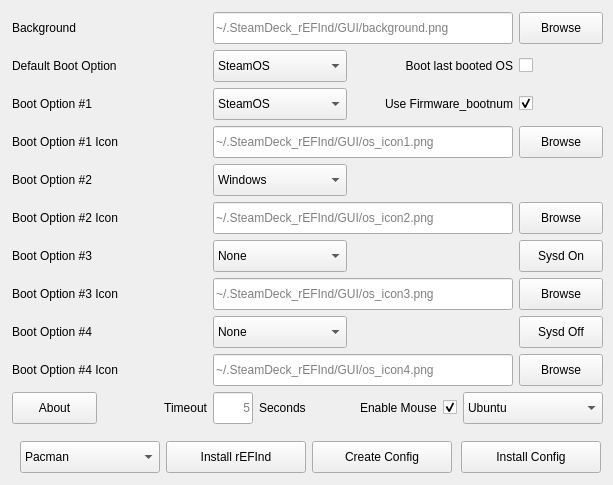
<?xml version="1.0" encoding="UTF-8"?>
<ui version="4.0">
 <class>MainWindow</class>
 <widget class="QMainWindow" name="MainWindow">
  <property name="geometry">
   <rect>
    <x>0</x>
    <y>0</y>
    <width>613</width>
    <height>485</height>
   </rect>
  </property>
  <property name="minimumSize">
   <size>
    <width>613</width>
    <height>485</height>
   </size>
  </property>
  <property name="maximumSize">
   <size>
    <width>613</width>
    <height>485</height>
   </size>
  </property>
  <property name="windowTitle">
   <string>Steam Deck rEFInd Setup</string>
  </property>
  <property name="windowIcon">
   <iconset>
    <normaloff>UEFI_icon.png</normaloff>UEFI_icon.png</iconset>
  </property>
  <widget class="QWidget" name="centralwidget">
   <widget class="QWidget" name="layoutWidget1">
    <property name="geometry">
     <rect>
      <x>20</x>
      <y>440</y>
      <width>581</width>
      <height>34</height>
     </rect>
    </property>
    <layout class="QGridLayout" name="gridLayout_2">
     <item row="0" column="3" alignment="Qt::AlignRight">
      <widget class="QPushButton" name="Install_Config">
       <property name="minimumSize">
        <size>
         <width>140</width>
         <height>32</height>
        </size>
       </property>
       <property name="maximumSize">
        <size>
         <width>140</width>
         <height>32</height>
        </size>
       </property>
       <property name="toolTip">
        <string>Install config, icons and background</string>
       </property>
       <property name="text">
        <string>Install Config</string>
       </property>
      </widget>
     </item>
     <item row="0" column="2">
      <widget class="QPushButton" name="Create_Config">
       <property name="minimumSize">
        <size>
         <width>140</width>
         <height>32</height>
        </size>
       </property>
       <property name="maximumSize">
        <size>
         <width>140</width>
         <height>32</height>
        </size>
       </property>
       <property name="toolTip">
        <string>Create config and copy PNG files (ready for install step)</string>
       </property>
       <property name="text">
        <string>Create Config</string>
       </property>
      </widget>
     </item>
     <item row="0" column="1">
      <widget class="QPushButton" name="Install_rEFInd">
       <property name="minimumSize">
        <size>
         <width>140</width>
         <height>32</height>
        </size>
       </property>
       <property name="maximumSize">
        <size>
         <width>140</width>
         <height>32</height>
        </size>
       </property>
       <property name="toolTip">
        <string>Install rEFInd using selected method</string>
       </property>
       <property name="text">
        <string>Install rEFInd</string>
       </property>
      </widget>
     </item>
     <item row="0" column="0">
      <widget class="QComboBox" name="Install_Source_comboBox">
       <property name="minimumSize">
        <size>
         <width>140</width>
         <height>32</height>
        </size>
       </property>
       <property name="maximumSize">
        <size>
         <width>140</width>
         <height>32</height>
        </size>
       </property>
       <property name="toolTip">
        <string>Installation source and method</string>
       </property>
       <item>
        <property name="text">
         <string>Pacman</string>
        </property>
       </item>
       <item>
        <property name="text">
         <string>Sourceforge</string>
        </property>
       </item>
      </widget>
     </item>
    </layout>
   </widget>
   <widget class="QWidget" name="layoutWidget">
    <property name="geometry">
     <rect>
      <x>12</x>
      <y>12</y>
      <width>591</width>
      <height>416</height>
     </rect>
    </property>
    <layout class="QGridLayout" name="gridLayout_3">
     <item row="0" column="0">
      <widget class="QLabel" name="Background_label">
       <property name="minimumSize">
        <size>
         <width>74</width>
         <height>18</height>
        </size>
       </property>
       <property name="text">
        <string>Background</string>
       </property>
       <property name="textFormat">
        <enum>Qt::AutoText</enum>
       </property>
      </widget>
     </item>
     <item row="0" column="5">
      <widget class="QPushButton" name="Background_pushButton">
       <property name="minimumSize">
        <size>
         <width>84</width>
         <height>32</height>
        </size>
       </property>
       <property name="maximumSize">
        <size>
         <width>84</width>
         <height>32</height>
        </size>
       </property>
       <property name="text">
        <string>Browse</string>
       </property>
      </widget>
     </item>
     <item row="1" column="0" colspan="2">
      <widget class="QLabel" name="Default_Boot_Label">
       <property name="minimumSize">
        <size>
         <width>123</width>
         <height>18</height>
        </size>
       </property>
       <property name="text">
        <string>Default Boot Option</string>
       </property>
      </widget>
     </item>
     <item row="1" column="2" colspan="2">
      <widget class="QComboBox" name="Default_Boot_comboBox">
       <property name="minimumSize">
        <size>
         <width>134</width>
         <height>32</height>
        </size>
       </property>
       <property name="maximumSize">
        <size>
         <width>134</width>
         <height>32</height>
        </size>
       </property>
       <property name="toolTip">
        <string>Default Boot Slection</string>
       </property>
       <item>
        <property name="text">
         <string>SteamOS</string>
        </property>
       </item>
       <item>
        <property name="text">
         <string>Windows</string>
        </property>
       </item>
       <item>
        <property name="text">
         <string>Linux</string>
        </property>
       </item>
      </widget>
     </item>
     <item row="1" column="4">
      <widget class="QLabel" name="Last_OS_Label">
       <property name="minimumSize">
        <size>
         <width>122</width>
         <height>32</height>
        </size>
       </property>
       <property name="text">
        <string>Boot last booted OS</string>
       </property>
       <property name="alignment">
        <set>Qt::AlignRight|Qt::AlignTrailing|Qt::AlignVCenter</set>
       </property>
      </widget>
     </item>
     <item row="1" column="5">
      <widget class="QCheckBox" name="Last_OS_CheckBox">
       <property name="minimumSize">
        <size>
         <width>35</width>
         <height>23</height>
        </size>
       </property>
       <property name="toolTip">
        <string/>
       </property>
       <property name="text">
        <string/>
       </property>
      </widget>
     </item>
     <item row="2" column="0">
      <widget class="QLabel" name="Boot_Option_01_Label">
       <property name="minimumSize">
        <size>
         <width>94</width>
         <height>32</height>
        </size>
       </property>
       <property name="text">
        <string>Boot Option #1</string>
       </property>
      </widget>
     </item>
     <item row="2" column="2" colspan="2">
      <widget class="QComboBox" name="Boot_Option_01_comboBox">
       <property name="minimumSize">
        <size>
         <width>134</width>
         <height>32</height>
        </size>
       </property>
       <property name="maximumSize">
        <size>
         <width>134</width>
         <height>32</height>
        </size>
       </property>
       <property name="toolTip">
        <string>Boot Option #1 Selection</string>
       </property>
       <property name="layoutDirection">
        <enum>Qt::LeftToRight</enum>
       </property>
       <item>
        <property name="text">
         <string>SteamOS</string>
        </property>
       </item>
       <item>
        <property name="text">
         <string>Windows</string>
        </property>
       </item>
       <item>
        <property name="text">
         <string>Windows (SD)</string>
        </property>
       </item>
       <item>
        <property name="text">
         <string>Windows (USB)</string>
        </property>
       </item>
       <item>
        <property name="text">
         <string>Batocera (SD)</string>
        </property>
       </item>
       <item>
        <property name="text">
         <string>Linux</string>
        </property>
       </item>
       <item>
        <property name="text">
         <string>Ventoy</string>
        </property>
       </item>
      </widget>
     </item>
     <item row="2" column="4">
      <widget class="QLabel" name="Firmware_bootnum_Label">
       <property name="minimumSize">
        <size>
         <width>122</width>
         <height>32</height>
        </size>
       </property>
       <property name="toolTip">
        <string>SteamOS only option</string>
       </property>
       <property name="text">
        <string>Use Firmware_bootnum</string>
       </property>
       <property name="alignment">
        <set>Qt::AlignRight|Qt::AlignTrailing|Qt::AlignVCenter</set>
       </property>
      </widget>
     </item>
     <item row="2" column="5">
      <widget class="QCheckBox" name="Firmware_bootnum_CheckBox">
       <property name="minimumSize">
        <size>
         <width>35</width>
         <height>23</height>
        </size>
       </property>
       <property name="toolTip">
        <string>SteamOS only option</string>
       </property>
       <property name="text">
        <string/>
       </property>
       <property name="checked">
        <bool>true</bool>
       </property>
      </widget>
     </item>
     <item row="3" column="0" colspan="2">
      <widget class="QLabel" name="Boot_Option_01_Icon_Label">
       <property name="minimumSize">
        <size>
         <width>94</width>
         <height>32</height>
        </size>
       </property>
       <property name="text">
        <string>Boot Option #1 Icon</string>
       </property>
      </widget>
     </item>
     <item row="3" column="5">
      <widget class="QPushButton" name="Boot_Option_01_Icon_pushButton">
       <property name="minimumSize">
        <size>
         <width>84</width>
         <height>32</height>
        </size>
       </property>
       <property name="maximumSize">
        <size>
         <width>84</width>
         <height>32</height>
        </size>
       </property>
       <property name="text">
        <string>Browse</string>
       </property>
      </widget>
     </item>
     <item row="4" column="0">
      <widget class="QLabel" name="Boot_Option_02_label">
       <property name="minimumSize">
        <size>
         <width>94</width>
         <height>32</height>
        </size>
       </property>
       <property name="text">
        <string>Boot Option #2</string>
       </property>
      </widget>
     </item>
     <item row="4" column="2" colspan="2">
      <widget class="QComboBox" name="Boot_Option_02_comboBox">
       <property name="minimumSize">
        <size>
         <width>134</width>
         <height>32</height>
        </size>
       </property>
       <property name="maximumSize">
        <size>
         <width>134</width>
         <height>32</height>
        </size>
       </property>
       <property name="toolTip">
        <string>Boot Option #2 Selection</string>
       </property>
       <item>
        <property name="text">
         <string>Windows</string>
        </property>
       </item>
       <item>
        <property name="text">
         <string>SteamOS</string>
        </property>
       </item>
       <item>
        <property name="text">
         <string>Linux</string>
        </property>
       </item>
       <item>
        <property name="text">
         <string>Windows (SD)</string>
        </property>
       </item>
       <item>
        <property name="text">
         <string>Windows (USB)</string>
        </property>
       </item>
       <item>
        <property name="text">
         <string>Batocera (SD)</string>
        </property>
       </item>
       <item>
        <property name="text">
         <string>Ventoy</string>
        </property>
       </item>
      </widget>
     </item>
     <item row="5" column="0" colspan="2">
      <widget class="QLabel" name="Boot_Option_02_Icon_label">
       <property name="minimumSize">
        <size>
         <width>94</width>
         <height>32</height>
        </size>
       </property>
       <property name="text">
        <string>Boot Option #2 Icon</string>
       </property>
      </widget>
     </item>
     <item row="5" column="5">
      <widget class="QPushButton" name="Boot_Option_02_Icon_pushButton">
       <property name="minimumSize">
        <size>
         <width>84</width>
         <height>32</height>
        </size>
       </property>
       <property name="maximumSize">
        <size>
         <width>84</width>
         <height>32</height>
        </size>
       </property>
       <property name="text">
        <string>Browse</string>
       </property>
      </widget>
     </item>
     <item row="6" column="0">
      <widget class="QLabel" name="Boot_Option_03_label">
       <property name="minimumSize">
        <size>
         <width>94</width>
         <height>32</height>
        </size>
       </property>
       <property name="text">
        <string>Boot Option #3</string>
       </property>
      </widget>
     </item>
     <item row="6" column="2" colspan="2">
      <widget class="QComboBox" name="Boot_Option_03_comboBox">
       <property name="minimumSize">
        <size>
         <width>134</width>
         <height>32</height>
        </size>
       </property>
       <property name="maximumSize">
        <size>
         <width>134</width>
         <height>32</height>
        </size>
       </property>
       <property name="toolTip">
        <string>Boot Option #3 Selection (optional)</string>
       </property>
       <item>
        <property name="text">
         <string>None</string>
        </property>
       </item>
       <item>
        <property name="text">
         <string>Linux</string>
        </property>
       </item>
       <item>
        <property name="text">
         <string>Batocera (SD)</string>
        </property>
       </item>
       <item>
        <property name="text">
         <string>SteamOS</string>
        </property>
       </item>
       <item>
        <property name="text">
         <string>Windows</string>
        </property>
       </item>
       <item>
        <property name="text">
         <string>Windows (SD)</string>
        </property>
       </item>
       <item>
        <property name="text">
         <string>Windows (USB)</string>
        </property>
       </item>
       <item>
        <property name="text">
         <string>Ventoy</string>
        </property>
       </item>
      </widget>
     </item>
     <item row="6" column="5">
      <widget class="QPushButton" name="Enable_sysd_pushButton">
       <property name="minimumSize">
        <size>
         <width>84</width>
         <height>32</height>
        </size>
       </property>
       <property name="maximumSize">
        <size>
         <width>84</width>
         <height>32</height>
        </size>
       </property>
       <property name="toolTip">
        <string>Install and enable systemd service</string>
       </property>
       <property name="text">
        <string>Sysd On</string>
       </property>
      </widget>
     </item>
     <item row="7" column="0" colspan="2">
      <widget class="QLabel" name="Boot_Option_03_Icon_label">
       <property name="minimumSize">
        <size>
         <width>94</width>
         <height>32</height>
        </size>
       </property>
       <property name="text">
        <string>Boot Option #3 Icon</string>
       </property>
      </widget>
     </item>
     <item row="7" column="5">
      <widget class="QPushButton" name="Boot_Option_03_Icon_pushButton">
       <property name="minimumSize">
        <size>
         <width>84</width>
         <height>32</height>
        </size>
       </property>
       <property name="maximumSize">
        <size>
         <width>84</width>
         <height>32</height>
        </size>
       </property>
       <property name="text">
        <string>Browse</string>
       </property>
      </widget>
     </item>
     <item row="8" column="0">
      <widget class="QLabel" name="Boot_Option_04_label">
       <property name="minimumSize">
        <size>
         <width>94</width>
         <height>32</height>
        </size>
       </property>
       <property name="text">
        <string>Boot Option #4</string>
       </property>
      </widget>
     </item>
     <item row="8" column="2" colspan="2">
      <widget class="QComboBox" name="Boot_Option_04_comboBox">
       <property name="minimumSize">
        <size>
         <width>134</width>
         <height>32</height>
        </size>
       </property>
       <property name="maximumSize">
        <size>
         <width>134</width>
         <height>32</height>
        </size>
       </property>
       <property name="toolTip">
        <string>Boot Option #4 Selection (optional)</string>
       </property>
       <item>
        <property name="text">
         <string>None</string>
        </property>
       </item>
       <item>
        <property name="text">
         <string>Batocera (SD)</string>
        </property>
       </item>
       <item>
        <property name="text">
         <string>Linux</string>
        </property>
       </item>
       <item>
        <property name="text">
         <string>SteamOS</string>
        </property>
       </item>
       <item>
        <property name="text">
         <string>Windows</string>
        </property>
       </item>
       <item>
        <property name="text">
         <string>Windows (SD)</string>
        </property>
       </item>
       <item>
        <property name="text">
         <string>Windows (USB)</string>
        </property>
       </item>
       <item>
        <property name="text">
         <string>Ventoy</string>
        </property>
       </item>
      </widget>
     </item>
     <item row="8" column="5">
      <widget class="QPushButton" name="Disable_sysd_pushButton">
       <property name="minimumSize">
        <size>
         <width>84</width>
         <height>32</height>
        </size>
       </property>
       <property name="maximumSize">
        <size>
         <width>84</width>
         <height>32</height>
        </size>
       </property>
       <property name="toolTip">
        <string>Disable systemd service</string>
       </property>
       <property name="text">
        <string>Sysd Off</string>
       </property>
      </widget>
     </item>
     <item row="9" column="0" colspan="2">
      <widget class="QLabel" name="Boot_Option_04_Icon_label">
       <property name="minimumSize">
        <size>
         <width>145</width>
         <height>32</height>
        </size>
       </property>
       <property name="text">
        <string>Boot Option #4 Icon</string>
       </property>
      </widget>
     </item>
     <item row="9" column="5">
      <widget class="QPushButton" name="Boot_Option_04_Icon_pushButton">
       <property name="minimumSize">
        <size>
         <width>84</width>
         <height>32</height>
        </size>
       </property>
       <property name="maximumSize">
        <size>
         <width>84</width>
         <height>32</height>
        </size>
       </property>
       <property name="text">
        <string>Browse</string>
       </property>
      </widget>
     </item>
     <item row="10" column="0">
      <widget class="QPushButton" name="About_pushButton">
       <property name="minimumSize">
        <size>
         <width>85</width>
         <height>32</height>
        </size>
       </property>
       <property name="maximumSize">
        <size>
         <width>85</width>
         <height>32</height>
        </size>
       </property>
       <property name="text">
        <string>About</string>
       </property>
      </widget>
     </item>
     <item row="10" column="1">
      <widget class="QLabel" name="TimeoutLabel">
       <property name="minimumSize">
        <size>
         <width>51</width>
         <height>32</height>
        </size>
       </property>
       <property name="layoutDirection">
        <enum>Qt::LeftToRight</enum>
       </property>
       <property name="text">
        <string>Timeout</string>
       </property>
       <property name="textFormat">
        <enum>Qt::AutoText</enum>
       </property>
       <property name="alignment">
        <set>Qt::AlignRight|Qt::AlignTrailing|Qt::AlignVCenter</set>
       </property>
      </widget>
     </item>
     <item row="10" column="2">
      <widget class="QLineEdit" name="TimeOut_lineEdit">
       <property name="enabled">
        <bool>true</bool>
       </property>
       <property name="sizePolicy">
        <sizepolicy hsizetype="Minimum" vsizetype="Fixed">
         <horstretch>0</horstretch>
         <verstretch>0</verstretch>
        </sizepolicy>
       </property>
       <property name="minimumSize">
        <size>
         <width>40</width>
         <height>32</height>
        </size>
       </property>
       <property name="maximumSize">
        <size>
         <width>40</width>
         <height>32</height>
        </size>
       </property>
       <property name="toolTip">
        <string>&lt;html&gt;&lt;head/&gt;&lt;body&gt;&lt;p&gt;Timeout in seconds&lt;/p&gt;&lt;/body&gt;&lt;/html&gt;</string>
       </property>
       <property name="alignment">
        <set>Qt::AlignRight|Qt::AlignTrailing|Qt::AlignVCenter</set>
       </property>
       <property name="placeholderText">
        <string>5</string>
       </property>
      </widget>
     </item>
     <item row="10" column="3">
      <widget class="QLabel" name="TimeoutLabel_Seconds">
       <property name="minimumSize">
        <size>
         <width>60</width>
         <height>32</height>
        </size>
       </property>
       <property name="text">
        <string>Seconds</string>
       </property>
       <property name="textFormat">
        <enum>Qt::AutoText</enum>
       </property>
      </widget>
     </item>
     <item row="10" column="4" colspan="2">
      <layout class="QGridLayout" name="gridLayout">
       <item row="0" column="0">
        <layout class="QHBoxLayout" name="horizontalLayout">
         <item alignment="Qt::AlignRight">
          <widget class="QLabel" name="Enable_Mouse_label">
           <property name="text">
            <string>Enable Mouse</string>
           </property>
          </widget>
         </item>
         <item>
          <widget class="QCheckBox" name="Enable_Mouse_checkBox">
           <property name="text">
            <string/>
           </property>
           <property name="checked">
            <bool>true</bool>
           </property>
          </widget>
         </item>
        </layout>
       </item>
       <item row="0" column="1">
        <widget class="QComboBox" name="Linux_Select_comboBox">
         <property name="sizePolicy">
          <sizepolicy hsizetype="Preferred" vsizetype="Fixed">
           <horstretch>0</horstretch>
           <verstretch>0</verstretch>
          </sizepolicy>
         </property>
         <property name="minimumSize">
          <size>
           <width>140</width>
           <height>32</height>
          </size>
         </property>
         <property name="maximumSize">
          <size>
           <width>140</width>
           <height>32</height>
          </size>
         </property>
         <property name="toolTip">
          <string>Linux Distro selection</string>
         </property>
         <item>
          <property name="text">
           <string>Ubuntu</string>
          </property>
         </item>
         <item>
          <property name="text">
           <string>Arch - Systemd</string>
          </property>
         </item>
         <item>
          <property name="text">
           <string>CentOS</string>
          </property>
         </item>
         <item>
          <property name="text">
           <string>Debian</string>
          </property>
         </item>
         <item>
          <property name="text">
           <string>Elementary</string>
          </property>
         </item>
         <item>
          <property name="text">
           <string>Fedora</string>
          </property>
         </item>
         <item>
          <property name="text">
           <string>Kali</string>
          </property>
         </item>
         <item>
          <property name="text">
           <string>KDE Neon</string>
          </property>
         </item>
         <item>
          <property name="text">
           <string>Manjaro</string>
          </property>
         </item>
         <item>
          <property name="text">
           <string>Mint</string>
          </property>
         </item>
         <item>
          <property name="text">
           <string>openSUSE</string>
          </property>
         </item>
         <item>
          <property name="text">
           <string>Zorin</string>
          </property>
         </item>
        </widget>
       </item>
      </layout>
     </item>
     <item row="0" column="2" colspan="3">
      <widget class="QLineEdit" name="Background_lineEdit">
       <property name="minimumSize">
        <size>
         <width>135</width>
         <height>32</height>
        </size>
       </property>
       <property name="toolTip">
        <string>rEFInd Background selection</string>
       </property>
       <property name="placeholderText">
        <string>~/.SteamDeck_rEFInd/GUI/background.png</string>
       </property>
      </widget>
     </item>
     <item row="3" column="2" colspan="3">
      <widget class="QLineEdit" name="Boot_Option_01_Icon_lineEdit">
       <property name="minimumSize">
        <size>
         <width>135</width>
         <height>32</height>
        </size>
       </property>
       <property name="toolTip">
        <string>Icon 1 PNG (leftmost icon)</string>
       </property>
       <property name="placeholderText">
        <string>~/.SteamDeck_rEFInd/GUI/os_icon1.png</string>
       </property>
      </widget>
     </item>
     <item row="5" column="2" colspan="3">
      <widget class="QLineEdit" name="Boot_Option_02_Icon_lineEdit">
       <property name="minimumSize">
        <size>
         <width>135</width>
         <height>32</height>
        </size>
       </property>
       <property name="placeholderText">
        <string>~/.SteamDeck_rEFInd/GUI/os_icon2.png</string>
       </property>
      </widget>
     </item>
     <item row="7" column="2" colspan="3">
      <widget class="QLineEdit" name="Boot_Option_03_Icon_lineEdit">
       <property name="minimumSize">
        <size>
         <width>135</width>
         <height>32</height>
        </size>
       </property>
       <property name="placeholderText">
        <string>~/.SteamDeck_rEFInd/GUI/os_icon3.png</string>
       </property>
      </widget>
     </item>
     <item row="9" column="2" colspan="3">
      <widget class="QLineEdit" name="Boot_Option_04_Icon_lineEdit">
       <property name="minimumSize">
        <size>
         <width>135</width>
         <height>32</height>
        </size>
       </property>
       <property name="placeholderText">
        <string>~/.SteamDeck_rEFInd/GUI/os_icon4.png</string>
       </property>
      </widget>
     </item>
    </layout>
   </widget>
  </widget>
 </widget>
 <resources/>
 <connections/>
</ui>
